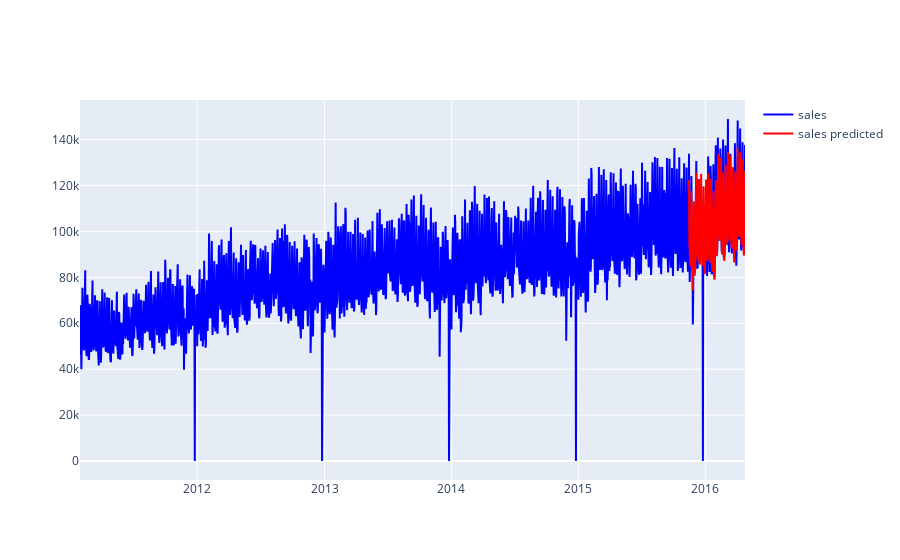

The code cell stored with this chart in its notebook:
### Code cell
new = Prophet(daily_seasonality = True, yearly_seasonality=24, seasonality_mode = 'multiplicative')
test_predictor = date_trim_data[['date','Total']]
for i in range(len(test_predictor)):
    if(test_predictor['Total'][i] < 1000):
        test_predictor['Total'][i] = (test_predictor['Total'][i-1] + test_predictor['Total'][i+1])/2
test_predictor = test_predictor.iloc[:1750,:]
test_predictor.rename(columns={'date': 'ds'}, inplace=True)
test_predictor.rename(columns={'Total': 'y'}, inplace=True)
new.fit(test_predictor)
future = new.make_future_dataframe(periods=163)
forecast = new.predict(future)
predicted_data = forecast[['ds','yhat']]
predicted_data = predicted_data.iloc[1750:,:]
test_predictor = date_trim_data[['date','Total']]
fig = make_subplots(rows=1, cols=1, shared_xaxes=True)
fig.add_trace(go.Scatter(x=test_predictor["date"], y=test_predictor["Total"],
                     mode="lines", name="sales", line=dict(color="blue")), row=1, col=1)
fig.add_trace(go.Scatter(x=predicted_data["ds"], y=predicted_data["yhat"],
                     mode="lines", name="sales predicted", line=dict(color="red")), row=1, col=1)

### Figure 1 — Plotly figure (JSON) as saved in the notebook; plotly's stock layout.template omitted (floating-point values rounded to 4 significant figures; data arrays with more than 128 entries replaced by an {"elided": "..."} marker saying what was removed)
{"data": [{"line": {"color": "blue"}, "mode": "lines", "name": "sales", "type": "scatter", "x": {"elided": "1913 str values"}, "xaxis": "x", "y": {"elided": "1913 float values"}, "yaxis": "y"}, {"line": {"color": "red"}, "mode": "lines", "name": "sales predicted", "type": "scatter", "x": {"elided": "163 str values"}, "xaxis": "x", "y": {"elided": "163 float values"}, "yaxis": "y"}], "layout": {"xaxis": {"anchor": "y", "domain": [0, 1]}, "yaxis": {"anchor": "x", "domain": [0, 1]}}}
